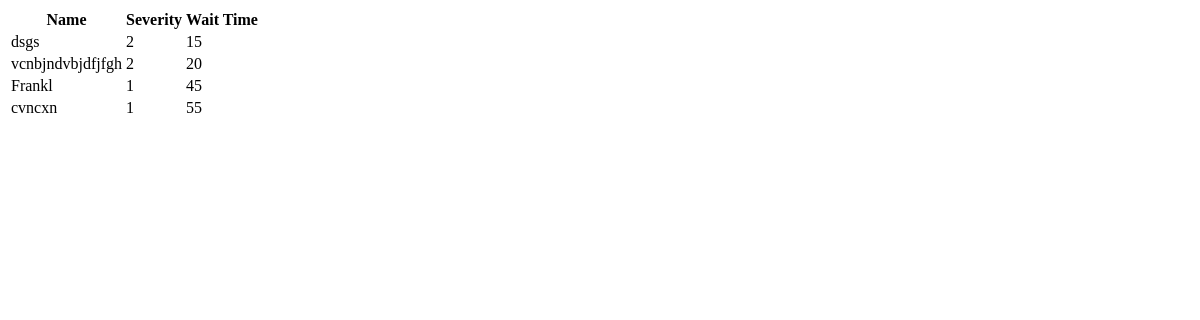
/patients, run on an earlier commit of the app's database.
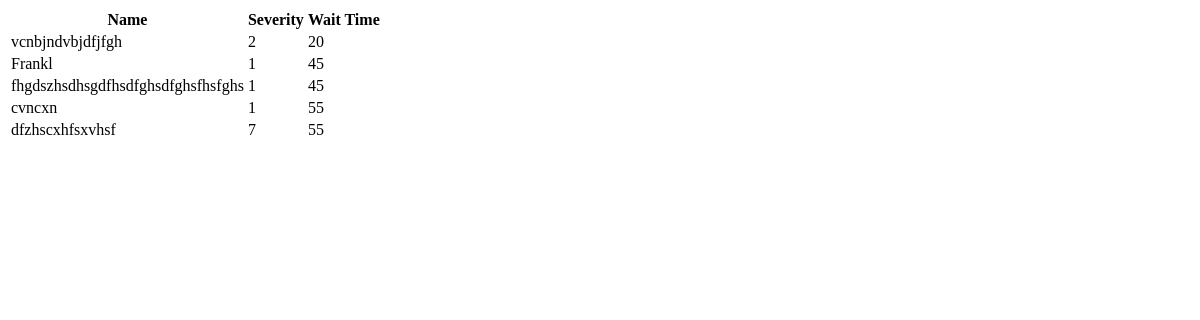
And on a later commit of the database.
### models.py (models this page shows)
class Patient(db.Model):
    id = db.Column(db.Integer, primary_key=True)
    name = db.Column(db.String(100), nullable=False)
    severity = db.Column(db.Integer, nullable=False)
    wait_time = db.Column(db.Integer, nullable=False)

### app.py (the view)
@app.route('/patients')
def patients():
    patients = Patient.query.order_by(Patient.wait_time.asc()).all()
    return render_template('patient_list.html', patients=patients)

### templates/patient_list.html
<table>
    <thead>
        <tr>
            <th>Name</th>
            <th>Severity</th>
            <th>Wait Time</th>
        </tr>
    </thead>
    <tbody>
        {% for patient in patients %}
        <tr>
            <td>{{ patient.name }}</td>
            <td>{{ patient.severity }}</td>
            <td>{{ patient.wait_time }}</td>
        </tr>
        {% endfor %}
    </tbody>
</table>

What changed in the data, as far as the page shows it:
removed Patient: name "dsgs", severity "2", wait_time "15"
added Patient: name "fhgdszhsdhsgdfhsdfghsdfghsfhsfghs", severity "1", wait_time "45"
added Patient: name "dfzhscxhfsxvhsf", severity "7", wait_time "55"
